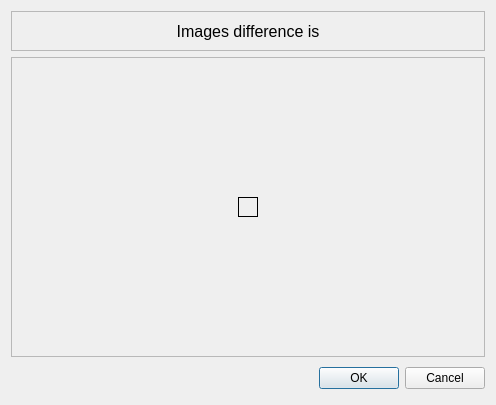
<?xml version="1.0" encoding="UTF-8"?>
<ui version="4.0">
 <class>ImgDifferenceDialog</class>
 <widget class="QDialog" name="ImgDifferenceDialog">
  <property name="geometry">
   <rect>
    <x>0</x>
    <y>0</y>
    <width>493</width>
    <height>403</height>
   </rect>
  </property>
  <property name="windowTitle">
   <string>Difference</string>
  </property>
  <layout class="QVBoxLayout" name="verticalLayout">
   <item>
    <widget class="QFrame" name="frame_2">
     <property name="minimumSize">
      <size>
       <width>0</width>
       <height>40</height>
      </size>
     </property>
     <property name="maximumSize">
      <size>
       <width>16777215</width>
       <height>40</height>
      </size>
     </property>
     <property name="frameShape">
      <enum>QFrame::StyledPanel</enum>
     </property>
     <property name="frameShadow">
      <enum>QFrame::Plain</enum>
     </property>
     <layout class="QVBoxLayout" name="verticalLayout_2">
      <item>
       <widget class="QLabel" name="label">
        <property name="font">
         <font>
          <pointsize>12</pointsize>
         </font>
        </property>
        <property name="text">
         <string>Images difference is</string>
        </property>
        <property name="alignment">
         <set>Qt::AlignCenter</set>
        </property>
       </widget>
      </item>
     </layout>
    </widget>
   </item>
   <item>
    <widget class="QFrame" name="frame">
     <property name="sizePolicy">
      <sizepolicy hsizetype="Maximum" vsizetype="Fixed">
       <horstretch>0</horstretch>
       <verstretch>0</verstretch>
      </sizepolicy>
     </property>
     <property name="minimumSize">
      <size>
       <width>474</width>
       <height>300</height>
      </size>
     </property>
     <property name="frameShape">
      <enum>QFrame::StyledPanel</enum>
     </property>
     <property name="frameShadow">
      <enum>QFrame::Plain</enum>
     </property>
     <layout class="QGridLayout" name="gridLayout">
      <item row="1" column="1">
       <widget class="QLabel" name="differenceLabel">
        <property name="frameShape">
         <enum>QFrame::Box</enum>
        </property>
        <property name="text">
         <string/>
        </property>
       </widget>
      </item>
      <item row="1" column="0">
       <spacer name="horizontalSpacer">
        <property name="orientation">
         <enum>Qt::Horizontal</enum>
        </property>
        <property name="sizeHint" stdset="0">
         <size>
          <width>40</width>
          <height>20</height>
         </size>
        </property>
       </spacer>
      </item>
      <item row="1" column="2">
       <spacer name="horizontalSpacer_2">
        <property name="orientation">
         <enum>Qt::Horizontal</enum>
        </property>
        <property name="sizeHint" stdset="0">
         <size>
          <width>40</width>
          <height>20</height>
         </size>
        </property>
       </spacer>
      </item>
      <item row="0" column="1">
       <spacer name="verticalSpacer">
        <property name="orientation">
         <enum>Qt::Vertical</enum>
        </property>
        <property name="sizeHint" stdset="0">
         <size>
          <width>20</width>
          <height>40</height>
         </size>
        </property>
       </spacer>
      </item>
      <item row="2" column="1">
       <spacer name="verticalSpacer_2">
        <property name="orientation">
         <enum>Qt::Vertical</enum>
        </property>
        <property name="sizeHint" stdset="0">
         <size>
          <width>20</width>
          <height>40</height>
         </size>
        </property>
       </spacer>
      </item>
     </layout>
    </widget>
   </item>
   <item>
    <layout class="QHBoxLayout">
     <property name="spacing">
      <number>6</number>
     </property>
     <property name="margin">
      <number>0</number>
     </property>
     <item>
      <spacer>
       <property name="orientation">
        <enum>Qt::Horizontal</enum>
       </property>
       <property name="sizeHint" stdset="0">
        <size>
         <width>131</width>
         <height>31</height>
        </size>
       </property>
      </spacer>
     </item>
     <item>
      <widget class="QPushButton" name="okButton">
       <property name="text">
        <string>OK</string>
       </property>
      </widget>
     </item>
     <item>
      <widget class="QPushButton" name="cancelButton">
       <property name="text">
        <string>Cancel</string>
       </property>
      </widget>
     </item>
    </layout>
   </item>
  </layout>
 </widget>
 <resources/>
 <connections>
  <connection>
   <sender>okButton</sender>
   <signal>clicked()</signal>
   <receiver>ImgDifferenceDialog</receiver>
   <slot>accept()</slot>
   <hints>
    <hint type="sourcelabel">
     <x>278</x>
     <y>253</y>
    </hint>
    <hint type="destinationlabel">
     <x>96</x>
     <y>254</y>
    </hint>
   </hints>
  </connection>
  <connection>
   <sender>cancelButton</sender>
   <signal>clicked()</signal>
   <receiver>ImgDifferenceDialog</receiver>
   <slot>reject()</slot>
   <hints>
    <hint type="sourcelabel">
     <x>369</x>
     <y>253</y>
    </hint>
    <hint type="destinationlabel">
     <x>179</x>
     <y>282</y>
    </hint>
   </hints>
  </connection>
 </connections>
</ui>
